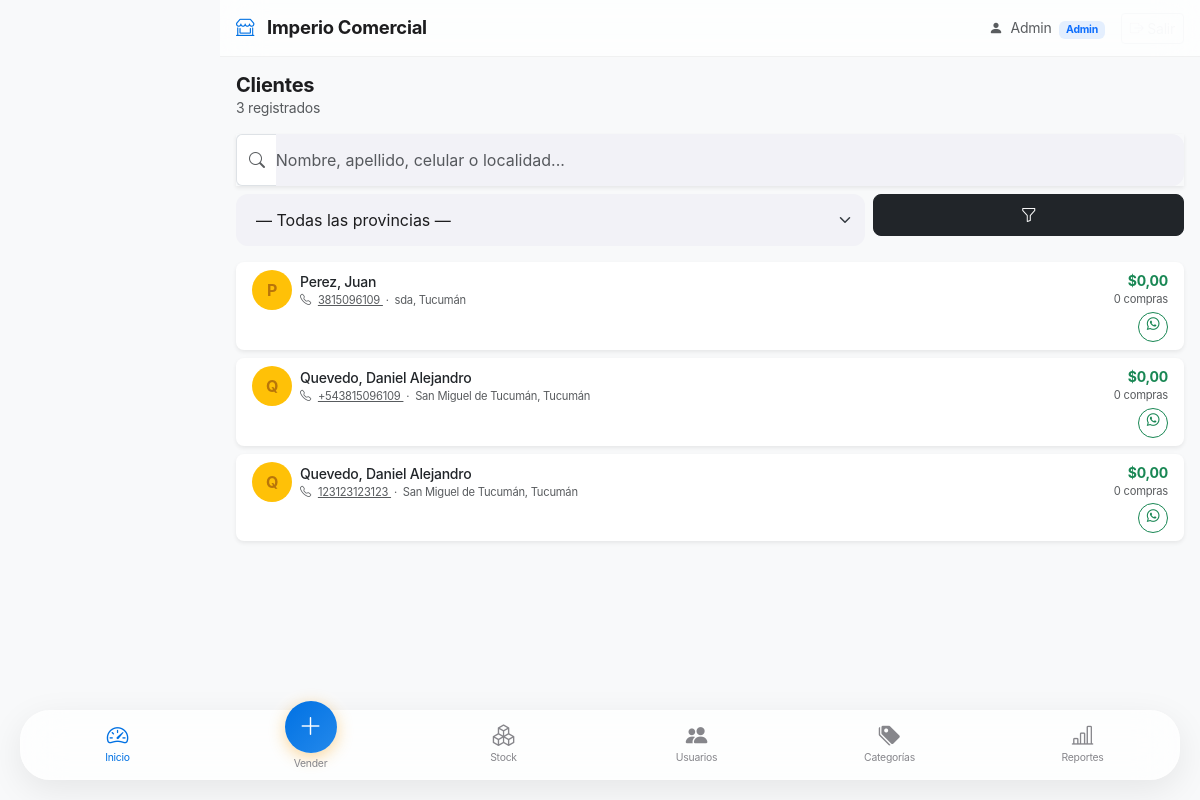
The page /clientes/index.php (signed in) on the database its author committed.
### tables this page shows
CREATE TABLE clientes (
    id           INT UNSIGNED     NOT NULL AUTO_INCREMENT,
    nombre       VARCHAR(80)      NOT NULL,
    apellido     VARCHAR(80)      NOT NULL,
    dni          VARCHAR(15)          NULL,
    celular      VARCHAR(20)      NOT NULL,
    direccion    VARCHAR(200)     NOT NULL,
    localidad    VARCHAR(100)     NOT NULL,
    provincia_id TINYINT UNSIGNED NOT NULL,
    observaciones TEXT                NULL,
    created_at   DATETIME         NOT NULL DEFAULT CURRENT_TIMESTAMP,
    updated_at   DATETIME         NOT NULL DEFAULT CURRENT_TIMESTAMP
                     ON UPDATE CURRENT_TIMESTAMP,
    PRIMARY KEY (id),
    INDEX idx_apellido   (apellido),
    INDEX idx_celular    (celular),
    INDEX idx_provincia  (provincia_id),
    CONSTRAINT fk_cli_prov FOREIGN KEY (provincia_id)
        REFERENCES provincias(id) ON UPDATE CASCADE
);

CREATE TABLE provincias (
    id     TINYINT UNSIGNED NOT NULL AUTO_INCREMENT,
    nombre VARCHAR(60)      NOT NULL,
    PRIMARY KEY (id)
);

### config/app.php (called while the page is built, shortened)
<?php
function currentUser(): array {
    return [
        'id'       => $_SESSION['user_id']       ?? null,
        'usuario'  => $_SESSION['user_usuario']  ?? '',
        'nombre'   => $_SESSION['user_nombre']   ?? '',
        'apellido' => $_SESSION['user_apellido'] ?? '',
        'rol'      => $_SESSION['user_rol']      ?? '',
    ];
}
function formatPesos(float $amount): string {
    return '$' . number_format($amount, 2, ',', '.');
}

### clientes/index.php (the view, shortened to what this page needs)
<?php
require_once __DIR__ . '/../config/app.php';
$pdo       = getPDO();
$buscar    = trim($_GET['q']      ?? '');
$pagina    = max(1, (int)($_GET['pag'] ?? 1));
$porPag    = 20;
$offset    = ($pagina - 1) * $porPag;
$cond   = [];
$params = [];
$where = $cond ? 'WHERE ' . implode(' AND ', $cond) : '';
$stmtTot = $pdo->prepare("SELECT COUNT(*) FROM clientes c $where");
$stmtTot->execute($params);
$total = (int)$stmtTot->fetchColumn();
$stmtC = $pdo->prepare(
    "SELECT c.id, c.nombre, c.apellido, c.celular, c.localidad,
            p.nombre AS provincia,
            c.created_at,
            COUNT(v.id) AS total_compras,
            COALESCE(SUM(v.total), 0) AS monto_total
       FROM clientes c
       JOIN provincias p ON p.id = c.provincia_id
       LEFT JOIN ventas v ON v.cliente_id = c.id AND v.estado = 'confirmada'
     $where
     GROUP BY c.id
     ORDER BY c.apellido, c.nombre
     LIMIT $porPag OFFSET $offset"
);
$stmtC->execute($params);
$clientes = $stmtC->fetchAll();
?>
<?php require_once __DIR__ . '/../includes/head.php'; ?>
<?php require_once __DIR__ . '/../includes/topbar.php'; ?>
<main class="container-fluid px-3 pt-3">
    <div class="d-flex align-items-center justify-content-between mb-3">
        <div>
            <h1 class="fs-5 fw-bold mb-0">Clientes</h1>
            <p class="text-muted small mb-0"><?= number_format($total) ?> registrados</p>
        </div>
    </div>
    <form method="GET" class="mb-3">
        <div class="input-group mb-2 shadow-sm">
            <span class="input-group-text bg-white border-end-0">
                <i class="bi bi-search text-muted"></i>
            </span>
            <input type="text" name="q"
                   class="form-control form-control-touch border-start-0 ps-0"
                   placeholder="Nombre, apellido, celular o localidad..."
                   value="<?= htmlspecialchars($buscar) ?>"
                   autocomplete="off">
        </div>
        <div class="row g-2">
            <div class="col-8">
                <select name="prov" class="form-select form-select-touch">
                    <option value="">— Todas las provincias —</option>
                </select>
            </div>
            <div class="col-4">
                <button type="submit"
                        class="btn btn-dark w-100 rounded-3 py-2">
                    <i class="bi bi-funnel"></i>
                </button>
            </div>
        </div>
    </form>
    <?php if ($clientes): ?>
    <div class="d-flex flex-column gap-2 mb-3">
        <?php foreach ($clientes as $cli): ?>
        <div class="card border-0 shadow-sm rounded-3">
            <div class="card-body py-2 px-3">
                <div class="d-flex align-items-start justify-content-between gap-2">
                    <div class="d-flex align-items-center gap-2 min-w-0">
                        <div class="rounded-circle bg-warning bg-opacity-15
                                    d-flex align-items-center justify-content-center flex-shrink-0"
                             style="width:40px;height:40px;font-size:1rem;font-weight:700;color:#b8750a">
                            <?= mb_strtoupper(mb_substr($cli['apellido'], 0, 1)) ?>
                        </div>
                        <div class="min-w-0">
                            <p class="mb-0 fw-medium small text-truncate">
                                <?= htmlspecialchars($cli['apellido'] . ', ' . $cli['nombre']) ?>
                            </p>
                            <div class="text-muted" style="font-size:.7rem">
                                <i class="bi bi-telephone me-1"></i>
                                <a href="tel:<?= htmlspecialchars($cli['celular']) ?>"
                                   class="text-reset">
                                    <?= htmlspecialchars($cli['celular']) ?>
                                </a>
                                &nbsp;·&nbsp;
                                <?= htmlspecialchars($cli['localidad']) ?>,
                                <?= htmlspecialchars($cli['provincia']) ?>
                            </div>
                        </div>
                    </div>
                    <div class="text-end flex-shrink-0">
                        <p class="mb-0 fw-bold text-success small">
                            <?= formatPesos($cli['monto_total']) ?>
                        </p>
                        <p class="mb-1 text-muted" style="font-size:.7rem">
                            <?= $cli['total_compras'] ?>
                            <?= $cli['total_compras'] == 1 ? 'compra' : 'compras' ?>
                        </p>
                        <a href="https://wa.me/54<?= preg_replace('/\D/', '', $cli['celular']) ?>"
                           target="_blank"
                           class="btn btn-sm btn-outline-success rounded-circle p-1"
                           style="width:30px;height:30px;line-height:1"
                           aria-label="WhatsApp">
                            <i class="bi bi-whatsapp" style="font-size:.8rem"></i>
                        </a>
                    </div>
                </div>
            </div>
        </div>
        <?php endforeach; ?>
    </div>
    <?php endif; ?>
</main>
<?php require_once __DIR__ . '/../includes/bottom_nav.php'; ?>
</body>
</html>

### includes/head.php (shortened to what this page needs)
<!DOCTYPE html>
<html lang="es">
<head>
    <link rel="stylesheet"
          href="https://cdn.jsdelivr.net/npm/bootstrap@5.3.3/dist/css/bootstrap.min.css"
>
    <link rel="stylesheet"
          href="https://cdn.jsdelivr.net/npm/bootstrap-icons@1.11.3/font/bootstrap-icons.min.css">
    <link rel="stylesheet" href="<?= APP_URL ?>/assets/css/app.css">
</head>
<body class="bg-body-tertiary">

### includes/topbar.php (shortened to what this page needs)
<?php
$user    = currentUser();
?>
<header class="app-topbar sticky-top">
    <div class="container-fluid px-3">
        <div class="d-flex align-items-center justify-content-between" style="min-height:56px">
            <a href="<?= APP_URL ?>/index.php" class="app-brand text-decoration-none">
                <i class="bi bi-shop-window me-2"></i>
                <span class="fw-bold"><?= APP_NAME ?></span>
            </a>
            <div class="d-none d-md-flex align-items-center gap-3">
                <span class="text-muted small">
                    <i class="bi bi-person-fill me-1"></i>
                    <?= htmlspecialchars($user['nombre']) ?>
                    <span class="badge bg-primary bg-opacity-10 text-primary ms-1">
                        <?= ucfirst($user['rol']) ?>
                    </span>
                </span>
                <a href="<?= APP_URL ?>/auth/logout.php"
                   class="btn btn-sm btn-outline-light">
                    <i class="bi bi-box-arrow-right"></i> Salir
                </a>
            </div>
        </div>
    </div>
</header>

### includes/bottom_nav.php (shortened to what this page needs)
<?php
$user = currentUser();
$currentPage = basename($_SERVER['PHP_SELF'], '.php');
$currentPath = $_SERVER['PHP_SELF'];
?>
<nav class="bottom-nav" role="navigation" aria-label="Navegación principal">
    <a href="<?= APP_URL ?>/index.php"
       class="bottom-nav__item <?= in_array($currentPage, ['index','dashboard']) && strpos($currentPath, 'stock') === false ? 'active' : '' ?>">
        <i class="bi bi-speedometer2"></i>
        <span>Inicio</span>
    </a>
    <a href="<?= APP_URL ?>/ventas/nueva.php"
       class="bottom-nav__item bottom-nav__item--cta"
       aria-label="Nueva venta">
        <div class="bottom-nav__cta-btn">
            <i class="bi bi-plus-lg"></i>
        </div>
        <span>Vender</span>
    </a>
    <a href="<?= APP_URL ?>/stock/index.php"
       class="bottom-nav__item <?= strpos($currentPath, 'stock') !== false ? 'active' : '' ?>">
        <i class="bi bi-boxes"></i>
        <span>Stock</span>
    </a>
    <?php if ($user['rol'] === 'admin'): ?>
    <a href="<?= APP_URL ?>/admin/usuarios.php"
       class="bottom-nav__item <?= strpos($currentPath, 'admin/usuarios') !== false ? 'active' : '' ?>">
        <i class="bi bi-people-fill"></i>
        <span>Usuarios</span>
    </a>
    <a href="<?= APP_URL ?>/admin/categorias.php"
       class="bottom-nav__item <?= strpos($currentPath, 'admin/categorias') !== false ? 'active' : '' ?>">
        <i class="bi bi-tags-fill"></i>
        <span>Categorías</span>
    </a>
    <a href="<?= APP_URL ?>/reportes/index.php"
       class="bottom-nav__item <?= strpos($currentPath, 'reportes') !== false ? 'active' : '' ?>">
        <i class="bi bi-bar-chart-line"></i>
        <span>Reportes</span>
    </a>
    <?php endif; ?>
</nav>
<div class="bottom-nav-spacer"></div>

### assets/css/app.css (style rules this page uses)
:root { --ic-primary: #1d1d1f; --ic-accent: #0071e3; --ic-success: #34c759; --ic-danger: #ff3b30; --ic-warning: #ff9f0a; --ic-surface: #ffffff; --ic-bg: #f5f5f7; --ic-text: #1d1d1f; --ic-text-muted: #86868b; --ic-border: #d2d2d7; --ic-radius: 22px; --ic-radius-sm: 12px; --ic-shadow: 0 4px 12px rgba(0, 0, 0, 0.05); --ic-shadow-lg: 0 10px 35px rgba(0, 0, 0, 0.08); --ic-glass: rgba(255, 255, 255, 0.72); --ic-blur: 20px; --bottom-nav-h: 68px; --safe-bottom: env(safe-area-inset-bottom, 0px); --safe-top: env(safe-area-inset-top, 0px); }
*, *::before, *::after { box-sizing: border-box; }
body { background-color: var(--ic-bg); color: var(--ic-text); font-family: 'Inter', -apple-system, BlinkMacSystemFont, sans-serif; -webkit-font-smoothing: antialiased; letter-spacing: -0.015em; overscroll-behavior-y: none; }
input, select, textarea { font-size: 16px !important; }
.app-topbar { background-color: var(--ic-glass); backdrop-filter: blur(var(--ic-blur)); -webkit-backdrop-filter: blur(var(--ic-blur)); padding-top: var(--safe-top); border-bottom: 1px solid rgba(0, 0, 0, 0.05); position: sticky; top: 0; z-index: 1030; }
.app-brand { font-size: 1.15rem; color: var(--ic-text); }
.app-brand i { color: var(--ic-accent) !important; }
.bottom-nav { position: fixed; bottom: 20px; left: 20px; right: 20px; z-index: 1040; display: flex; align-items: center; justify-content: space-around; background: var(--ic-glass); backdrop-filter: blur(var(--ic-blur)); -webkit-backdrop-filter: blur(var(--ic-blur)); border: 1px solid rgba(255, 255, 255, 0.4); border-radius: 30px; padding-bottom: 0; box-shadow: var(--ic-shadow-lg); min-height: var(--bottom-nav-h); }
.bottom-nav__item { display: flex; flex-direction: column; align-items: center; justify-content: center; flex: 1; min-height: var(--bottom-nav-h); min-width: 44px; color: var(--ic-text-muted); text-decoration: none; font-size: .65rem; gap: 3px; transition: color .2s ease; -webkit-tap-highlight-color: transparent; touch-action: manipulation; }
.bottom-nav__item i { font-size: 1.35rem; line-height: 1; }
.bottom-nav__item.active { color: var(--ic-accent); }
.bottom-nav__item--cta { position: relative; color: var(--ic-text-muted); }
.bottom-nav__cta-btn { width: 52px; height: 52px; background: linear-gradient(135deg, var(--ic-accent), #2489eb); border-radius: 50%; display: flex; align-items: center; justify-content: center; box-shadow: 0 4px 16px rgba(245, 166, 35, .45); margin-top: -18px; transition: transform .15s ease, box-shadow .15s ease; }
.bottom-nav__cta-btn i { font-size: 1.5rem; color: #fff; }
.bottom-nav-spacer { height: calc(var(--bottom-nav-h) + var(--safe-bottom) + 50px); }
.form-control-touch, .form-select-touch { min-height: 52px; border-radius: var(--ic-radius-sm); border: none; padding: .65rem 1.25rem; transition: all .2s ease; background-color: #f2f2f7; color: var(--ic-text); }
@media (min-width: 768px) { body { padding-left: 220px; } }

### rows shown on the page
clientes: apellido "P", apellido+nombre "Perez, Juan", celular "3815096109", localidad "sda", provincia.nombre "Tucumán", monto_total "$0,00", total_compras "0"
clientes: apellido "Q", apellido+nombre "Quevedo, Daniel Alejandro", celular "+543815096109", localidad "San Miguel de Tucumán", provincia.nombre "Tucumán", monto_total "$0,00", total_compras "0"
clientes: apellido "Q", apellido+nombre "Quevedo, Daniel Alejandro", celular "123123123123", localidad "San Miguel de Tucumán", provincia.nombre "Tucumán", monto_total "$0,00", total_compras "0"

### other values the page prints
APP_NAME "Imperio Comercial"
$user['nombre'] "Admin"
$user['rol'] "Admin"
$total "3"
